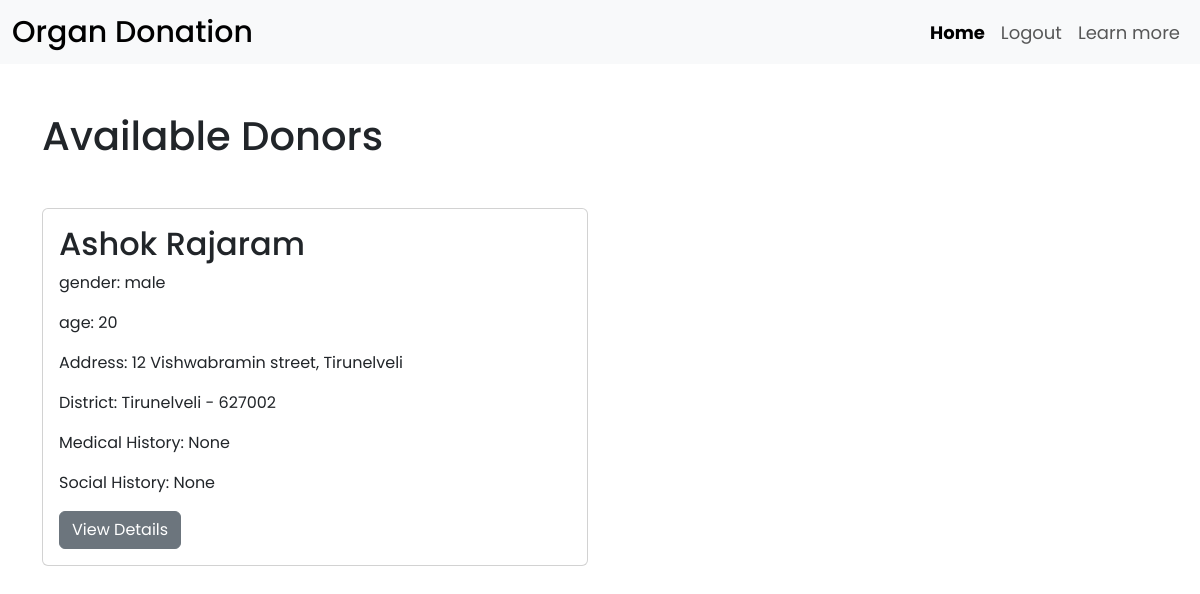
Screenshot of /home/ (signed in) with the database file from the repository.
### organdonation/models.py (models this page shows)
class Donor(models.Model):
   user = models.OneToOneField(User, on_delete=models.CASCADE, primary_key=True)
   email = models.EmailField(max_length=150, null=True)
   first_name = models.CharField(max_length=60)
   last_name = models.CharField(max_length=60)
   dob = models.DateField(null=True)
   age = models.CharField(max_length=2 ,null=True)
   gender = models.CharField(max_length=10)
   mobile = models.CharField(max_length=10)
   blood_group = models.CharField(max_length=3)
   aadhaar = models.CharField(max_length=16)
   addr_line = models.CharField(max_length=100)
   city = models.CharField(max_length=60)
   district = models.CharField(null=True, max_length=60)
   state = models.CharField(max_length=60)
   pincode = models.CharField(max_length=6)
   organs = models.ManyToManyField(Organ)
   medical_history = models.TextField(max_length=200)
   social_history = models.TextField(max_length=200)
   def __str__(self):
      return (f"{self.first_name} {self.last_name}")

### organdonation/views.py (the view)
# urls.py: 2. Add a URL to urlpatterns:  path('', views.home, name='home')
@login_required(login_url='login')
def home(request):
    current_user = request.user
    if current_user.is_authenticated and current_user.is_donor:
        organlist = (current_user.donor.organs.all())
        return render(request, 'organdonation/index.html', {'user': current_user, 'organslist': organlist})
    elif current_user.is_authenticated and current_user.is_recipient:
        donorlist = [Donor.objects.get(blood_group = current_user.recipient.blood_group)]
        print(current_user.recipient.blood_group)
        print(donorlist)
        xyz = Organ.objects.filter(donor = current_user.id)
        print(xyz)
        return render(request, 'organdonation/index.html', {'user': current_user, 'donorslist': donorlist})

### organdonation/templates/organdonation/index.html (shortened to what this page needs)
{% extends 'organdonation/base.html' %}
{% load static %}
{% block csslink%}
{% if user.is_authenticated %}
<link rel="stylesheet" href="{% static 'organdonation/css/style1.css' %}" />
{% else %}
<link rel="stylesheet" href="{% static 'organdonation/css/style.css' %}" />
{% endif %}
{%endblock csslink %}
{% block body %}
	{% if user.is_authenticated and user.is_donor %}
		<div class="container-fluid my-5">
			<div class="row">
				<div class="col-md-12">
					<h1>Name : {{user.first_name}} {{user.last_name}} {{ user.gender }}</h1>
					<hr>
				</div>
			</div>
			<div class="row">
				<div class="col-md-8 offset-md-1">
					<ul class="list-group list-group-flush">
						<li class="list-group-item">Email : <strong>{{ user.email }}</strong></li>
						<li class="list-group-item">Date of Birth : <strong>{{ user.donor.dob }}</strong></li>
						<li class="list-group-item">Age : <strong>{{ user.donor.age }}</strong></li>
						<li class="list-group-item">Gender : <strong>{{ user.donor.gender }}</strong></li>
						<li class="list-group-item">Blood Group :
							<strong>
							{% if user.donor.blood_group == 'bp' %}
								B+
							{% elif user.donor.blood_group == 'bn' %}
								B-
							{% elif user.donor.blood_group == 'an' %}
								A-
							{% elif user.donor.blood_group == 'ap' %}
								A+
							{% elif user.donor.blood_group == 'op' %}
								O+
							{% elif user.donor.blood_group == 'on' %}
								O-
							{% elif user.donor.blood_group == 'abp' %}
								AB+
							{% elif user.donor.blood_group == 'abn' %}
								AB-
							{% endif %}
						</strong></li>
						<li class="list-group-item">Mobile No : <strong>{{ user.donor.mobile }}</strong></li>
						<li class="list-group-item">Aadhaar No : <strong>{{ user.donor.aadhaar }}</strong></li>
						<li class="list-group-item">Address Line : <strong>{{ user.donor.addr_line }}</strong></li>
						<li class="list-group-item">City : <strong>{{ user.donor.city }}</strong></li>
						<li class="list-group-item">District : <strong>{{ user.donor.district }}</strong></li>
						<li class="list-group-item">State : <strong>{{ user.donor.state }}</strong></li>
						<li class="list-group-item">Pincode : <strong>{{ user.donor.pincode }}</strong></li>
						<li class="list-group-item">Organs willing to donate : <br>
							<table class="table table-borderless w-auto">
								<thead>
									<tr>
											{% for organs in organslist %}
											<th><ul>{{  organs | capfirst  }}</ul></th>
											{% endfor %}
										</tr>
									</thead>
								</table>
						</li>
						<li class="list-group-item">Medical History : <strong>{{ user.donor.medical_history }}</strong></li>
						<li class="list-group-item">Social History : <strong>{{ user.donor.social_history }}</strong></li>
					</ul>
				</div>
			</div>
		</div>
	{% elif user.is_authenticated and user.is_recipient %}
		<div class="container">
			<h1 class="my-5">Available Donors</h1>
			<div class="row row-cols-1 row-cols-md-2 g-4">
				{% for donor in donorslist %}
				<div class="col">
					<div class="card h-100">
					  <div class="card-body">
						 <h5 class="card-title fs-2">{{ donor.first_name}} {{ donor.last_name }}</h5>
						 <p class="card-text">gender: {{ donor.gender }}</p>
						 <p class="card-text">age: {{ donor.age }}</p>
						 <p class="card-text">Address: {{ donor.addr_line }}, {{ donor.city }}</p>
						 <p class="card-text">District: {{ donor.district }} -  {{ donor.pincode }}</p>
						 <p class="card-text">Medical History: {{ donor.medical_history }}</p>
						 <p class="card-text">Social History: {{ donor.social_history }}</p>
						 <a href="#" class="btn btn-secondary">View Details</a>
					  </div>
					</div>
				 </div>
				{% endfor %}
	{% endif %}
{% endblock body %}

### organdonation/static/organdonation/css/style1.css (style rules this page uses)
:root { --background-color: #f2e9e4; --light: #c9ada7; --medium: #9a8c98; --dark: #4a4e69; --text-color: #22223b; }
* { margin: 0; padding: 0; box-sizing: border-box; font-family: "Poppins", sans-serif; }

### rows the page displays
Donor: first_name "Ashok", last_name "Rajaram", gender "male", age "20", addr_line "12 Vishwabramin street", city "Tirunelveli", district "Tirunelveli", pincode "627002", medical_history "None", social_history "None"
